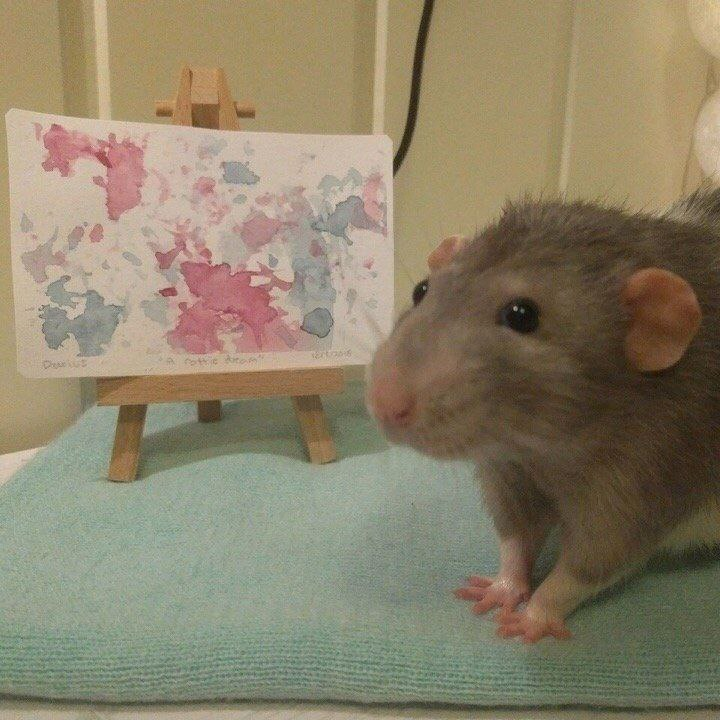
%> input picture lab-6/rat1.jpg, 720 x 720 px
$ octave lab_6_mask.m   (GNU Octave 9; MATLAB toolbox functions it lacks are replaced by stand-ins)
%> lines starting %> are read from the running program, lines starting %| are printed output that depends on the picture; in (x1, y1, x2, y2) boxes, pixels count from 0 and x2, y2 are one past the last pixel; in counts of white or black regions, pixels touching at a corner belong together; the program's own positions count from 1
originalImg = imread('rat1.jpg');
%> originalImg is the input picture: size 720x720x3 uint8; mean R, G, B 139.6, 129.6, 105.5
maskImg = imread('ЛР6_1.jpg');
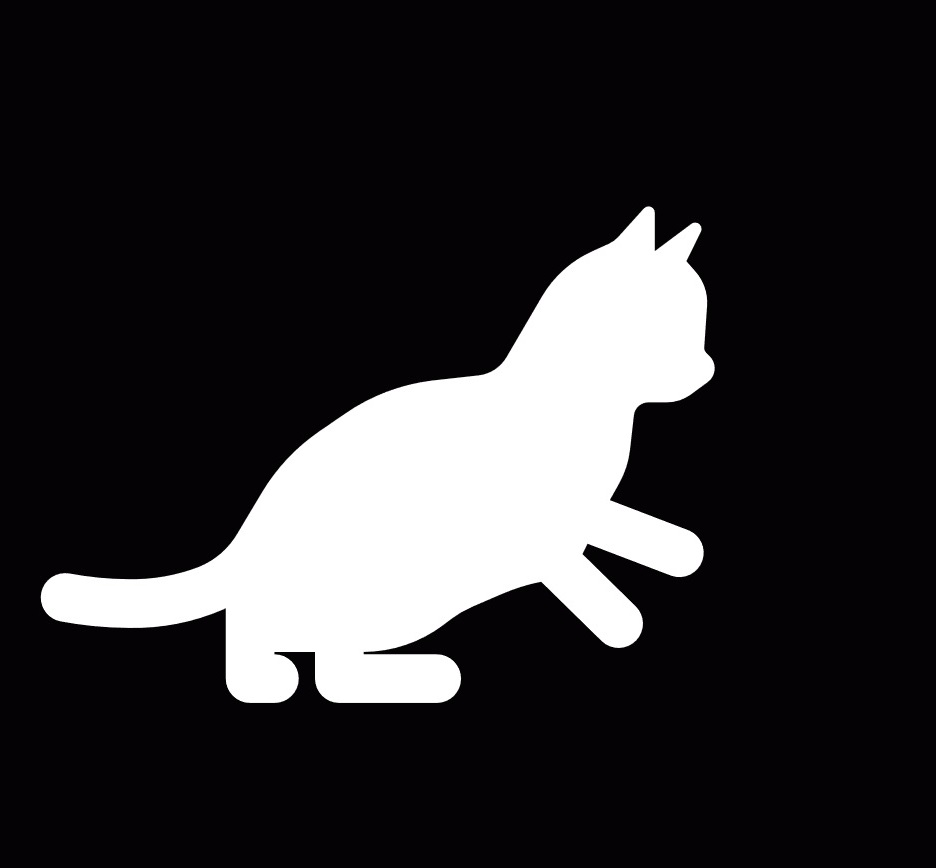
%> input picture lab-6/ЛР6_1.jpg, 936 x 868 px
%> maskImg is the input picture: size 868x936x3 uint8; mean R, G, B 46.3, 44.6, 47.1

maskImg = rgb2gray(maskImg);
%> maskImg: size 868x936 uint8
binaryMask = imbinarize(maskImg);
%> binaryMask: size 868x936 logical; 16.8% white; 1 white region, box (x1, y1, x2, y2) and area: (41, 206, 715, 703) 136874
binaryMask = imresize(binaryMask, [size(originalImg, 1), size(originalImg, 2)]);
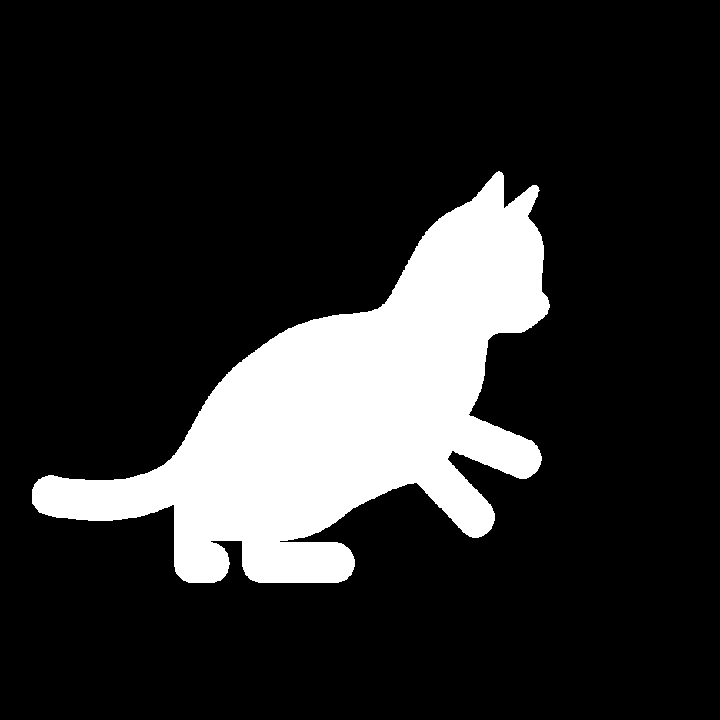
%> binaryMask: size 720x720 logical; 16.9% white; 1 white region, box (x1, y1, x2, y2) and area: (32, 171, 550, 583) 87366
segmentedImg = bsxfun(@times, originalImg, uint8(binaryMask));
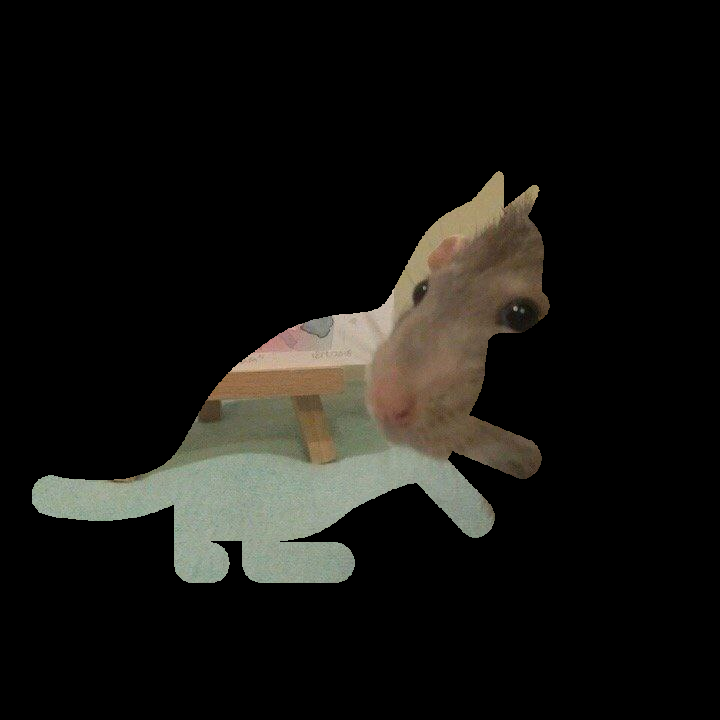
%> segmentedImg: size 720x720x3 uint8; mean R, G, B 22.4, 21.4, 17.9

subplot(1,3,1); imshow(originalImg); title('Исходное изображение');
subplot(1,3,2); imshow(maskImg); title('Маска');
subplot(1,3,3); imshow(segmentedImg); title('Сегментированное изображение');
